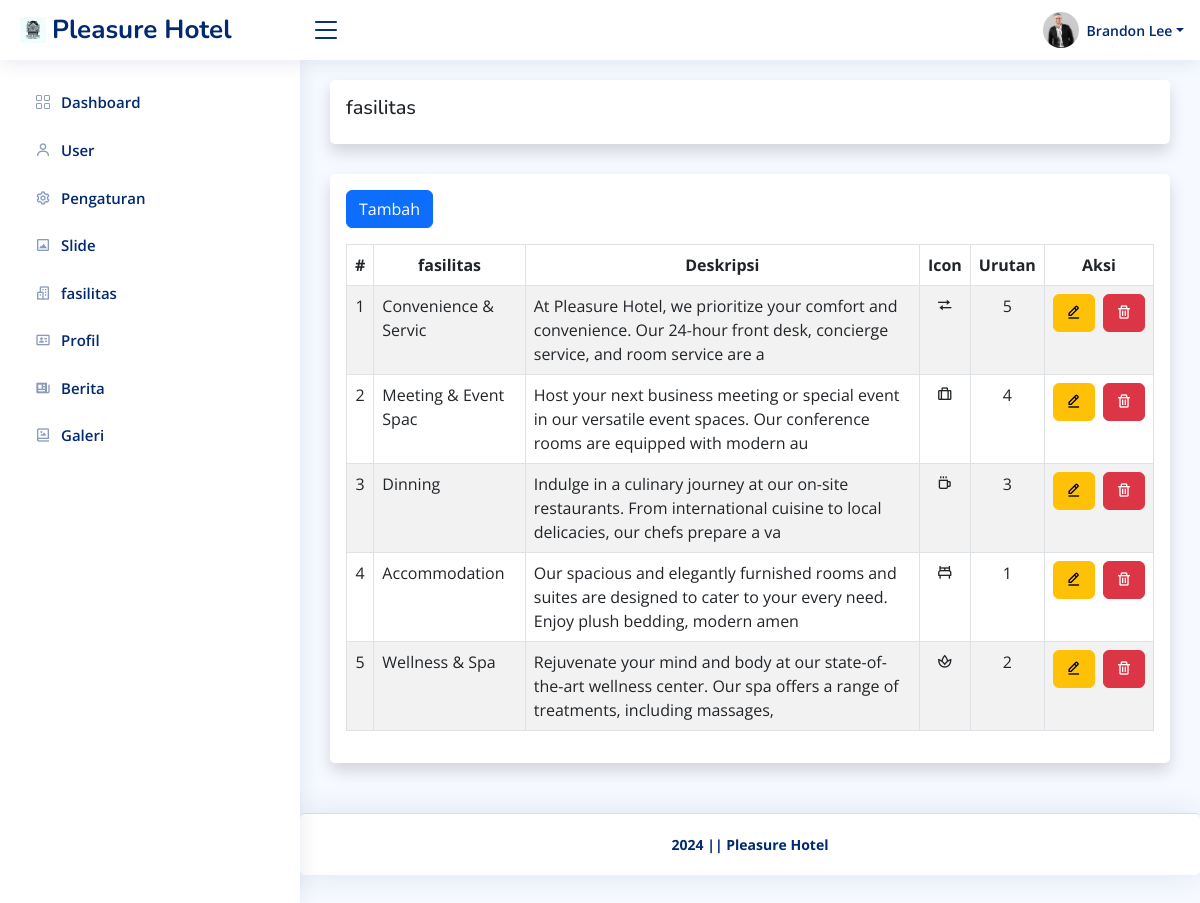
Page /admin/fasilitas/index.php (signed in) on the committed database.
### tables this page shows
CREATE TABLE `pengaturan` (
  `id_pengaturan` int(11) NOT NULL,
  `appname` varchar(50) NOT NULL,
  `logo` varchar(255) NOT NULL,
  `copyright` varchar(255) NOT NULL,
  `description` varchar(255) NOT NULL,
  `keyword` varchar(255) NOT NULL,
  `author` varchar(128) NOT NULL
);

CREATE TABLE `user` (
  `id_user` int(11) NOT NULL,
  `username` varchar(128) NOT NULL,
  `password` varchar(255) NOT NULL,
  `nama` varchar(128) NOT NULL,
  `role` int(11) NOT NULL,
  `foto` varchar(255) DEFAULT NULL
);

CREATE TABLE `fasilitas` (
  `id_fasilitas` int(11) NOT NULL,
  `fasilitas` varchar(20) NOT NULL,
  `deskripsi` varchar(128) NOT NULL,
  `icon` varchar(20) NOT NULL,
  `urutan` int(11) NOT NULL
);

### helper.php (called while the page is built, shortened)
<?php
$base_url = 'http://localhost/hotelmurah/';
$koneksi = mysqli_connect('localhost', 'root', '', 'hotel');
function get($query)
{
    global $koneksi;
    $result = mysqli_query($koneksi, $query);
    $row = [];
    while ($data = mysqli_fetch_assoc($result)) {
        $row[] = $data;
    }
    return $row;
}
function getWhere($query)
{
    global $koneksi;
    return mysqli_fetch_assoc(mysqli_query($koneksi, $query));
}

### admin/fasilitas/index.php (the view)
<?php require '../template/header.php' ?>
<?php $fasilitas = get("SELECT * FROM fasilitas ORDER BY id_fasilitas DESC"); ?>
<div class="card shadow p-3">
    <h5>fasilitas</h5>
</div>
<div class="card shadow p-3">
    <div class="mb-3">
        <a class="btn btn-primary" href="<?= $base_url; ?>admin/fasilitas/tambah.php" role="button">Tambah</a>
    </div>
    <div class="table-responsive">
        <table class="table table-striped table-bordered w-100" id="data-table">
            <thead>
                <tr>
                    <th class="text-center">#</th>
                    <th class="text-center">fasilitas</th>
                    <th class="text-center">Deskripsi</th>
                    <th class="text-center">Icon</th>
                    <th class="text-center">Urutan</th>
                    <th class="text-center">Aksi</th>
                </tr>
            </thead>
            <tbody>
                <?php $i = 1 ?>
                <?php foreach ($fasilitas as $row) : ?>
                    <tr>
                        <td class="text-center"><?= $i++; ?></td>
                        <td><?= $row['fasilitas']; ?></td>
                        <td><?= $row['deskripsi']; ?></td>
                        <td class="text-center"> <i class="<?= $row['icon']; ?>"></i> </td>
                        <td class="text-center"><?= $row['urutan']; ?></td>
                        <td class="text-center text-nowrap">
                            <a class="btn btn-warning me-1" href="<?= $base_url; ?>admin/fasilitas/ubah.php?id=<?= $row['id_fasilitas']; ?>" role="button"><i class='bx bx-edit-alt'></i></a>
                            <a class="btn btn-danger button-delete" href="<?= $base_url; ?>admin/fasilitas/hapus.php?id=<?= $row['id_fasilitas']; ?>" role="button"><i class='bx bx-trash'></i></a>
                        </td>
                    </tr>
                <?php endforeach ?>
            </tbody>
        </table>
    </div>
</div>
<?php require '../template/footer.php' ?>

### admin/template/header.php (shortened to what this page needs)
<?php require '../../helper.php' ?>
<?php $pengaturan = getWhere("SELECT * FROM pengaturan WHERE id_pengaturan = 1 "); ?>
<!DOCTYPE html>
<html lang="en">
<head>
    <link href="<?= $base_url; ?>assets/plugins/bootstrap/css/bootstrap.min.css" rel="stylesheet">
    <link href="<?= $base_url; ?>assets/plugins/bootstrap-icons/bootstrap-icons.css" rel="stylesheet">
    <link href="<?= $base_url; ?>assets/plugins/boxicons/css/boxicons.min.css" rel="stylesheet">
    <link href="<?= $base_url; ?>assets/plugins/quill/quill.snow.css" rel="stylesheet">
    <link href="<?= $base_url; ?>assets/plugins/quill/quill.bubble.css" rel="stylesheet">
    <link href="<?= $base_url; ?>assets/plugins/remixicon/remixicon.css" rel="stylesheet">
    <link href="<?= $base_url; ?>assets/plugins/simple-datatables/style.css" rel="stylesheet">
    <link rel="stylesheet" href="https://cdnjs.cloudflare.com/ajax/libs/twitter-bootstrap/5.3.0/css/bootstrap.min.css">
    <link rel="stylesheet" href="https://cdn.datatables.net/2.0.8/css/dataTables.bootstrap5.css">
    <link href="<?= $base_url; ?>assets/css/style.css" rel="stylesheet">
</head>
<body>
    <header id="header" class="header fixed-top d-flex align-items-center">
        <div class="d-flex align-items-center justify-content-between">
            <a href="<?= $base_url; ?>admin/dashboard" class="logo d-flex align-items-center">
                <img src="<?= $base_url; ?>assets/img/<?= $pengaturan['logo']; ?>" alt="">
                <span class="d-none d-lg-block"><?= $pengaturan['appname']; ?></span>
            </a>
            <i class="bi bi-list toggle-sidebar-btn"></i>
        </div>
        <nav class="header-nav ms-auto">
            <ul class="d-flex align-items-center">
                <li class="nav-item dropdown pe-3">
                    <?php
                    $id = $_SESSION['id_user'];
                    $akun = getWhere("SELECT * FROM user WHERE id_user = $id ");
                    ?>
                    <a class="nav-link nav-profile d-flex align-items-center pe-0" href="#" data-bs-toggle="dropdown">
                        <?php if ($akun['foto']) : ?>
                            <img src="<?= $base_url; ?>/assets/uploads/user/<?= $akun['foto']; ?>" alt="<?= $akun['nama']; ?>" class="rounded-circle">
                        <?php else : ?>
                            <img src="<?= $base_url; ?>assets/img/noprofil.png" alt="<?= $akun['nama']; ?>" class="rounded-circle">
                        <?php endif ?>
                        <span class="d-none d-md-block dropdown-toggle ps-2"><?= $akun['nama']; ?></span>
                    </a>
                </li>
            </ul>
        </nav>
    </header>
    <aside id="sidebar" class="sidebar">
        <ul class="sidebar-nav" id="sidebar-nav">
            <li class="nav-item">
                <a class="nav-link collapsed" href="<?= $base_url; ?>admin/dashboard">
                    <i class="bi bi-grid"></i>
                    <span>Dashboard</span>
                </a>
            </li>
            <?php if ($_SESSION['role'] == 1) : ?>
                <li class="nav-item">
                    <a class="nav-link collapsed" href="<?= $base_url; ?>admin/user">
                        <i class='bx bx-user'></i>
                        <span>User</span>
                    </a>
                </li>
            <?php endif ?>
            <li class="nav-item">
                <a class="nav-link collapsed" href="<?= $base_url; ?>admin/pengaturan">
                    <i class='bx bx-cog'></i>
                    <span>Pengaturan</span>
                </a>
            </li>
            <li class="nav-item">
                <a class="nav-link collapsed" href="<?= $base_url; ?>admin/slide">
                    <i class='bx bx-image-alt'></i>
                    <span>Slide</span>
                </a>
            </li>
            <li class="nav-item">
                <a class="nav-link collapsed" href="<?= $base_url; ?>admin/fasilitas">
                    <i class='bx bx-buildings'></i>
                    <span>fasilitas</span>
                </a>
            </li>
            <li class="nav-item">
                <a class="nav-link collapsed" href="<?= $base_url; ?>admin/profil">
                    <i class='bx bx-id-card'></i>
                    <span>Profil</span>
                </a>
            </li>
            <li class="nav-item">
                <a class="nav-link collapsed" href="<?= $base_url; ?>admin/berita">
                    <i class='bx bxs-news' ></i>
                    <span>Berita</span>
                </a>
            </li>
            <li class="nav-item">
                <a class="nav-link collapsed" href="<?= $base_url; ?>admin/galery">
                    <i class='bx bx-photo-album'></i>
                    <span>Galeri</span>
                </a>
            </li>
        </ul>
    </aside>
    <main id="main" class="main">

### admin/template/footer.php (shortened to what this page needs)
</main>
<footer id="footer" class="footer card">
    <div class="copyright fw-bold">
        <?= $pengaturan['copyright']; ?>
    </div>
</footer>
</body>
</html>

### assets/css/style.css (style rules this page uses)
:root { scroll-behavior: smooth; }
body { font-family: "Open Sans", sans-serif; background: #f6f9ff; color: #444444; }
a { color: #4154f1; text-decoration: none; }
h1, h2, h3, h4, h5, h6 { font-family: "Nunito", sans-serif; }
#main { margin-top: 60px; padding: 20px 30px; transition: all 0.3s; }
.card { margin-bottom: 30px; border: none; border-radius: 5px; box-shadow: 0px 0 30px rgba(1, 41, 112, 0.1); }
.logo { line-height: 1; }
@media (min-width: 1200px) { .logo { width: 280px; } }
.logo img { max-height: 26px; margin-right: 6px; }
.logo span { font-size: 26px; font-weight: 700; color: #012970; font-family: "Nunito", sans-serif; }
.header { transition: all 0.5s; z-index: 997; height: 60px; box-shadow: 0px 2px 20px rgba(1, 41, 112, 0.1); background-color: #fff; padding-left: 20px; }
.header .toggle-sidebar-btn { font-size: 32px; padding-left: 10px; cursor: pointer; color: #012970; }
.header-nav ul { list-style: none; }
.header-nav>ul { margin: 0; padding: 0; }
.header-nav .nav-profile { color: #012970; }
.header-nav .nav-profile img { max-height: 36px; }
.header-nav .nav-profile span { font-size: 14px; font-weight: 600; }
.sidebar { position: fixed; top: 60px; left: 0; bottom: 0; width: 300px; z-index: 996; transition: all 0.3s; padding: 20px; overflow-y: auto; scrollbar-width: thin; scrollbar-color: #aab7cf transparent; box-shadow: 0px 0px 20px rgba(1, 41, 112, 0.1); background-color: #fff; }
@media (min-width: 1200px) { #main, #footer { margin-left: 300px; } }
.sidebar-nav { padding: 0; margin: 0; list-style: none; }
.sidebar-nav li { padding: 0; margin: 0; list-style: none; }
.sidebar-nav .nav-item { margin-bottom: 5px; }
.sidebar-nav .nav-link { display: flex; align-items: center; font-size: 15px; font-weight: 600; color: #4154f1; transition: 0.3; background: #f6f9ff; padding: 10px 15px; border-radius: 4px; }
.sidebar-nav .nav-link i { font-size: 16px; margin-right: 10px; color: #4154f1; }
.sidebar-nav .nav-link.collapsed { color: #012970; background: #fff; }
.sidebar-nav .nav-link.collapsed i { color: #899bbd; }
.footer { padding: 20px 0; font-size: 14px; transition: all 0.3s; border-top: 1px solid #cddfff; }
.footer .copyright { text-align: center; color: #012970; }

### rows in the picture
pengaturan: logo (picture), appname "Pleasure Hotel", copyright "2024 || Pleasure Hotel"
user: foto (picture), nama "Brandon Lee"
fasilitas: fasilitas "Convenience & Servic", deskripsi "At Pleasure Hotel, we prioritize your comfort and convenience. Our 24-hour front desk, concierge service, and room service are a", urutan "5"
fasilitas: fasilitas "Meeting & Event Spac", deskripsi "Host your next business meeting or special event in our versatile event spaces. Our conference rooms are equipped with modern au", urutan "4"
fasilitas: fasilitas "Dinning", deskripsi "Indulge in a culinary journey at our on-site restaurants. From international cuisine to local delicacies, our chefs prepare a va", urutan "3"
fasilitas: fasilitas "Accommodation", deskripsi "Our spacious and elegantly furnished rooms and suites are designed to cater to your every need. Enjoy plush bedding, modern amen", urutan "1"
fasilitas: fasilitas "Wellness & Spa", deskripsi "Rejuvenate your mind and body at our state-of-the-art wellness center. Our spa offers a range of treatments, including massages,", urutan "2"
